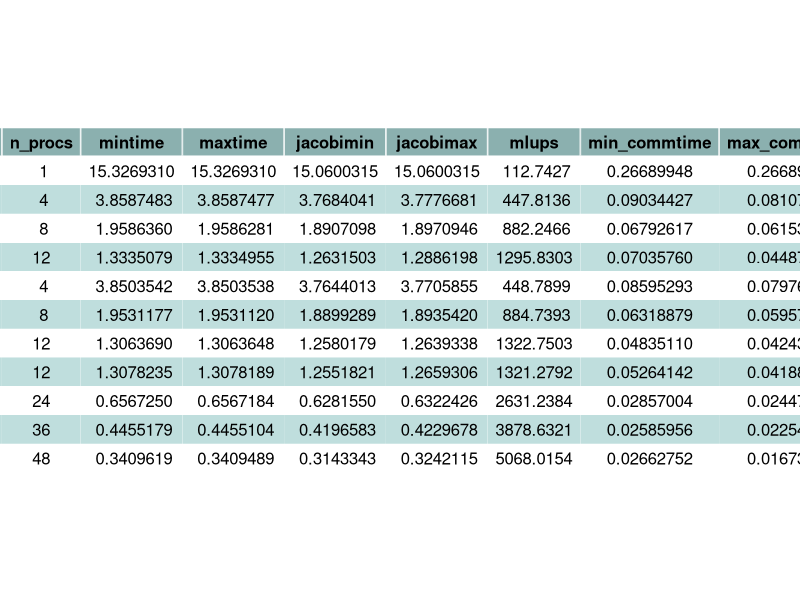
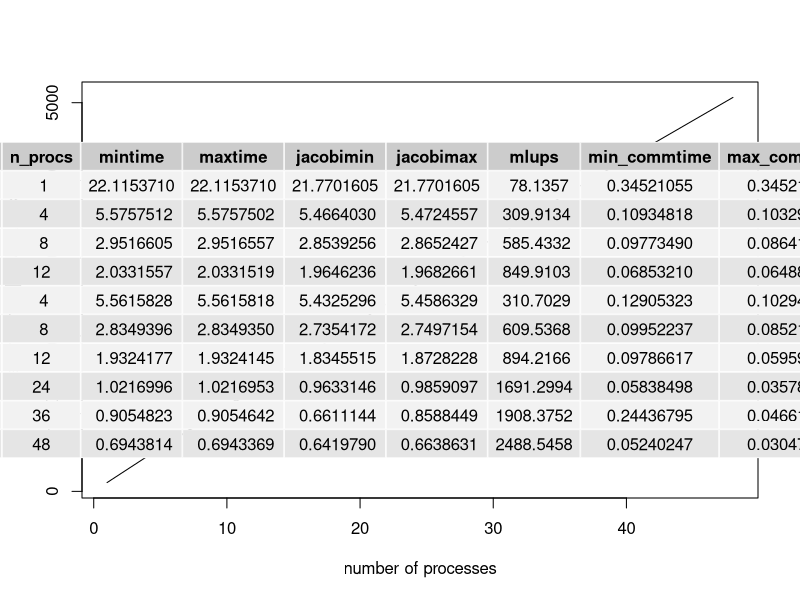
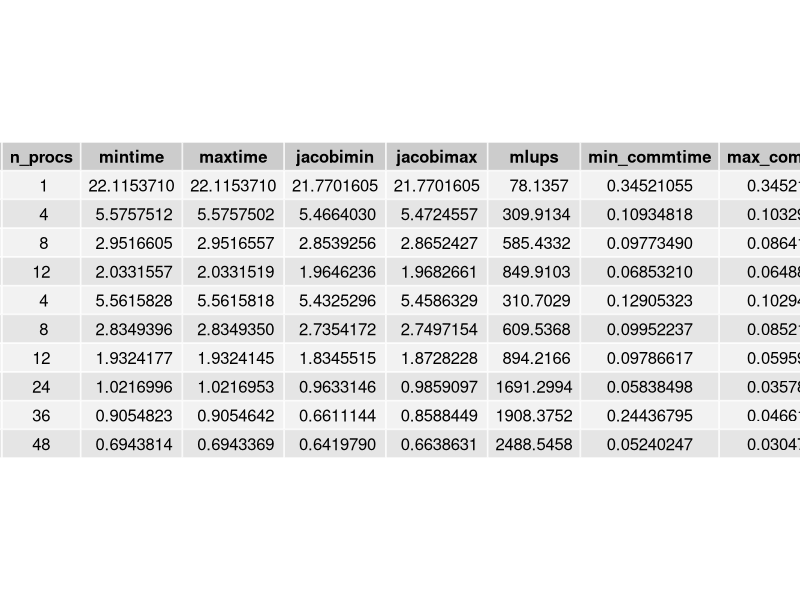
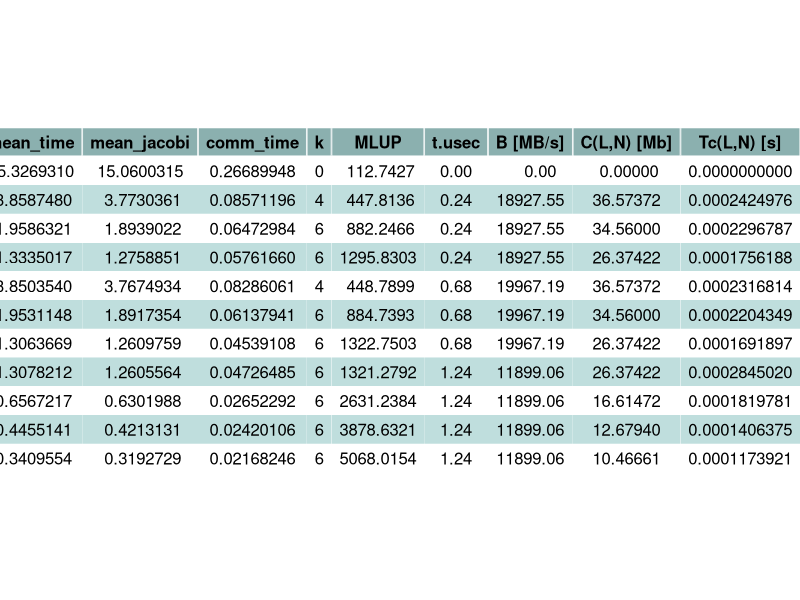

Write R code to recreate these figures, in order. (Note: this script raises an error after producing the figures.)
# read csv assignment 1, section 3
library(ggplot2)
library(gridExtra)
library(grid)


setwd("~/DSSC/hpc_assignment1/section3")

color_df <- data.frame(color = c("#ffffff", "#bfdedd"), stringsAsFactors = FALSE)
my_table_theme <- ttheme_default(core=list(bg_params = list(fill = color_df$color[1:2], col=NA)), colhead =list(bg_params=list(fill ="#8bb0af")))

#read csv about results obtained on cpu nodes
jacobi <- data.frame(read.csv("results_cpu.csv"))
jacobi$min_commtime <- jacobi$mintime - jacobi$jacobimin
jacobi$max_commtime <- jacobi$maxtime - jacobi$jacobimax

grid.table(jacobi, rows=NULL, theme = my_table_theme)
grid.newpage()

plot(jacobi$n_procs, jacobi$mlups, xlab="number of processes", ylab="Performance [MLUPs/sec]", type='l')

#read csv about results obtained on gpu nodes
jacobi_gpu <- data.frame(read.csv("results_gpu.csv"))
jacobi_gpu$min_commtime <- jacobi_gpu$mintime - jacobi_gpu$jacobimin
jacobi_gpu$max_commtime <- jacobi_gpu$maxtime - jacobi_gpu$jacobimax

grid.table(jacobi_gpu, rows=NULL)
grid.newpage()

#build table for cpu nodes
jacobi_res <- jacobi[,1:2]
jacobi_res$mean_time <- (jacobi$mintime +jacobi$maxtime)/2
jacobi_res$mean_jacobi <- (jacobi$jacobimin +jacobi$jacobimax)/2
jacobi_res$comm_time <- (jacobi_res$mean_time - jacobi_res$mean_jacobi)
jacobi_res$k <- c(0,4,6,6,4,6,6,6,6,6,6)
jacobi_res$MLUP <- jacobi[,7]
jacobi_res$t.usec <- c(0,0.24,0.24,0.24,0.68,0.68,0.68,1.24,1.24,1.24,1.24)
jacobi_res$'B [MB/s]' <- c(0,18927.55,18927.55,18927.55,19967.19,19967.19,19967.19,11899.06,11899.06,11899.06,11899.06)

subdomain <- 1200/jacobi_res$n_procs^(1/3)
jacobi_res$'C(L,N) [Mb]' <- c(0,subdomain[-1]^2*jacobi_res$k[-1]*16/1000000)
jacobi_res$'Tc(L,N) [s]' <- c(0,jacobi_res$'C(L,N) [Mb]'[-1]/(jacobi_res$'B [MB/s]'[-1] * 8) + jacobi_res$k[-1]*jacobi_res$t.usec[-1]*10^(-6))
jacobi_res$'P(L,N) [MLUP/sec]' <- 1200^3/((jacobi_res$mean_jacobi + jacobi_res$comm_time)*1000000)

png("jacobi_res.png", width=1000,height=480,bg = "white")
grid.table(jacobi_res, rows=NULL, theme = my_table_theme)
dev.off()

#gpu
jacobi_gpu <- data.frame(read.csv("results_gpu.csv"))
jacobi_gpu$min_commtime <- jacobi_gpu$mintime - jacobi_gpu$jacobimin
jacobi_gpu$max_commtime <- jacobi_gpu$maxtime - jacobi_gpu$jacobimax

grid.table(jacobi_gpu, rows=NULL)

#build table for gpu nodes
jacobi_gpu_res <- jacobi_gpu[,1:2]
jacobi_gpu_res$mean_time <- (jacobi_gpu$mintime +jacobi_gpu$maxtime)/2
jacobi_gpu_res$mean_jacobi <- (jacobi_gpu$jacobimin +jacobi_gpu$jacobimax)/2
jacobi_gpu_res$comm_time <- (jacobi_gpu_res$mean_time - jacobi_gpu_res$mean_jacobi)
jacobi_gpu_res$k <- c(0,4,6,6,4,6,6,6,6,6,6)
jacobi_gpu_res$MLUP <- jacobi_gpu[,7]
jacobi_gpu_res$t.usec <- c(0,0.24,0.24,0.24,0.68,0.68,0.68,1.24,1.24,1.24,1.24)
jacobi_gpu_res$'B [MB/s]' <- c(0,18927.55,18927.55,18927.55,19967.19,19967.19,19967.19,11899.06,11899.06,11899.06,11899.06)

subdomain <- 1200/jacobi_gpu_res$n_procs^(1/3)
jacobi_gpu_res$'C(L,N) [Mb]' <- c(0,subdomain[-1]^2*jacobi_gpu_res$k[-1]*16/1000000)
jacobi_gpu_res$'Tc(L,N) [s]' <- c(0,jacobi_res$'C(L,N) [Mb]'[-1]/(jacobi_res$'B [MB/s]'[-1] * 8) + jacobi_gpu_res$k[-1]*jacobi_gpu_res$t.usec[-1]*10^(-6))
jacobi_gpu_res$'P(L,N) [MLUP/sec]' <- 1200^3/((jacobi_gpu_res$mean_jacobi + jacobi_gpu_res$comm_time)*1000000)

png("jacobi_gpu_res.png", width=1000,height=480,bg = "white")
grid.table(jacobi_gpu_res, rows=NULL, theme = my_table_theme)
dev.off()
